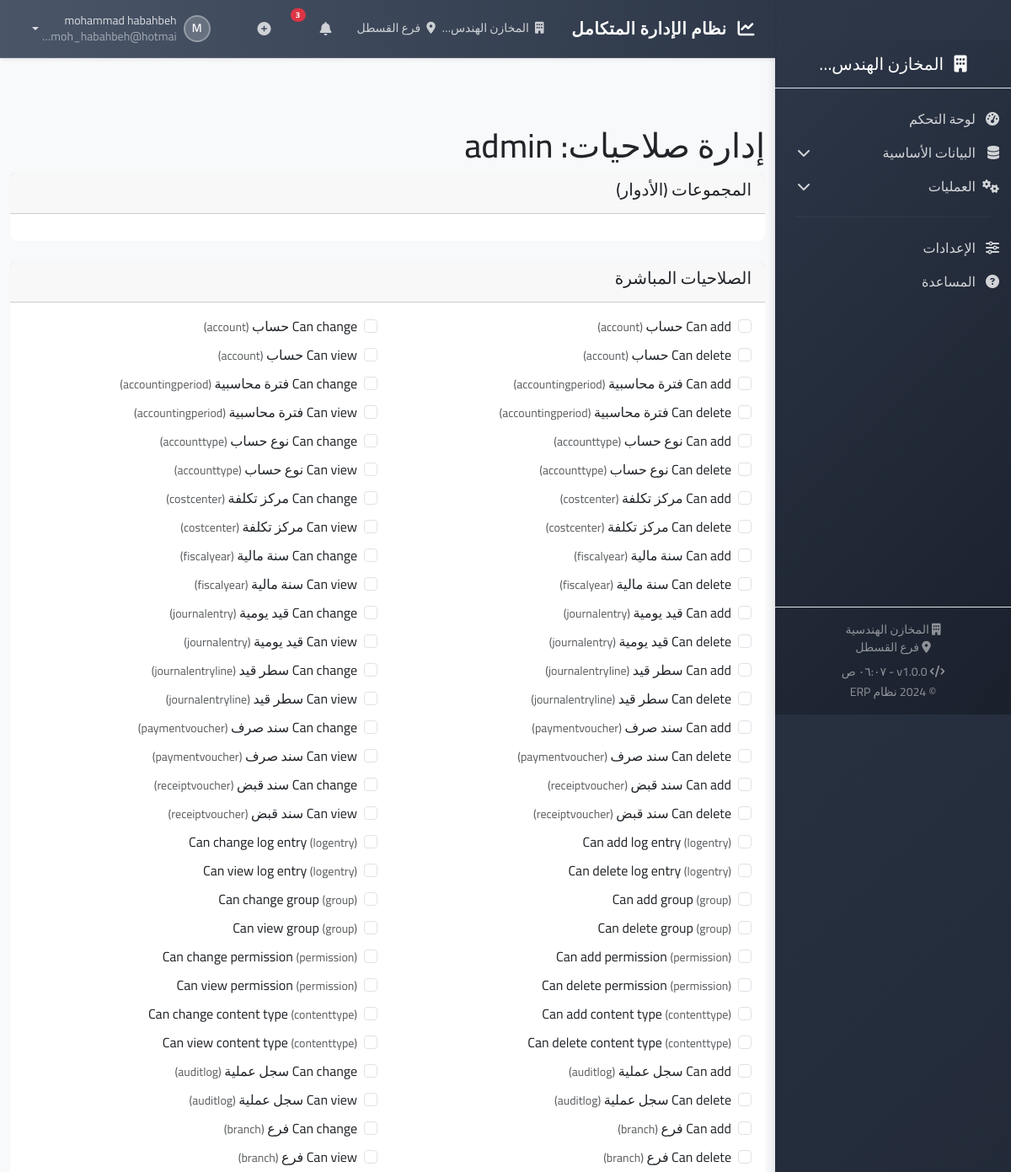
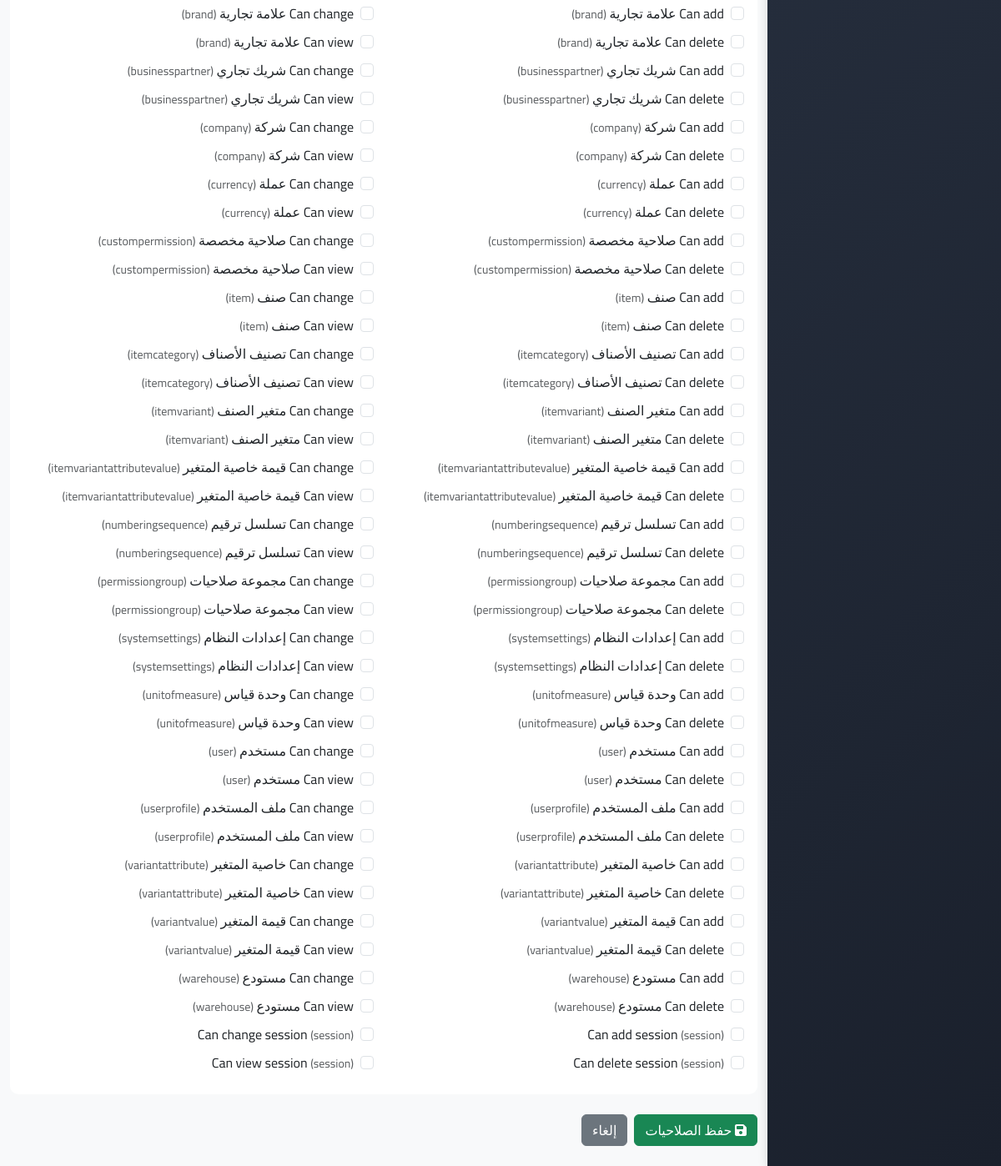
Screenshot of /users/1/permissions/ (signed in) with the database file from the repository (2 pictures, top to bottom).
### apps/core/models.py (models this page shows, shortened)
class Company(models.Model):
    name = models.CharField(_('اسم الشركة'), max_length=200)
    name_en = models.CharField(_('الاسم بالإنجليزية'), max_length=200)
    tax_number = models.CharField(_('الرقم الضريبي'), max_length=50, unique=True)
    commercial_register = models.CharField(_('السجل التجاري'), max_length=50, blank=True)
    phone = models.CharField(_('الهاتف'), max_length=20)
    email = models.EmailField(_('البريد الإلكتروني'))
    address = models.TextField(_('العنوان'))
    city = models.CharField(_('المدينة'), max_length=50)
    country = models.CharField(_('الدولة'), max_length=50, default='الأردن')
    logo = models.ImageField(_('الشعار'), upload_to='company_logos/', blank=True)
    fiscal_year_start_month = models.IntegerField(_('شهر بداية السنة المالية'), default=1,
                                                  validators=[MinValueValidator(1), MaxValueValidator(12)])
    fiscal_year_start_day = models.IntegerField(_('يوم بداية السنة المالية'), default=1,
                                                validators=[MinValueValidator(1), MaxValueValidator(31)])
    base_currency = models.ForeignKey(Currency, on_delete=models.PROTECT, verbose_name=_('العملة الأساسية'),
                                      related_name='companies')
    default_tax_rate = models.DecimalField(_('نسبة الضريبة الافتراضية %'), max_digits=5, decimal_places=2, default=16.0)
    is_active = models.BooleanField(_('نشطة'), default=True)
    created_at = models.DateTimeField(auto_now_add=True)
    updated_at = models.DateTimeField(auto_now=True)
    class Meta:
        verbose_name = _('شركة')
        verbose_name_plural = _('الشركات')

class Branch(models.Model):
    company = models.ForeignKey(Company, on_delete=models.CASCADE, related_name='branches', verbose_name=_('الشركة'))
    code = models.CharField(_('رمز الفرع'), max_length=10)
    name = models.CharField(_('اسم الفرع'), max_length=100)
    phone = models.CharField(_('الهاتف'), max_length=20, blank=True)
    email = models.EmailField(_('البريد الإلكتروني'), blank=True)
    address = models.TextField(_('العنوان'), blank=True)
    default_warehouse = models.ForeignKey(Warehouse, on_delete=models.SET_NULL, null=True, blank=True,
                                          verbose_name=_('المستودع الافتراضي'), related_name='default_for_branches')
    is_main = models.BooleanField(_('الفرع الرئيسي'), default=False)
    is_active = models.BooleanField(_('نشط'), default=True)
    created_at = models.DateTimeField(auto_now_add=True)
    updated_at = models.DateTimeField(auto_now=True)
    class Meta:
        verbose_name = _('فرع')
        verbose_name_plural = _('الفروع')
        unique_together = [['company', 'code']]

class User(AbstractUser):
    phone = models.CharField(_('رقم الهاتف'), max_length=20, blank=True)
    emp_number = models.CharField(_('رقم الموظف'), max_length=20, blank=True, unique=True, null=True)
    company = models.ForeignKey(Company, on_delete=models.PROTECT, verbose_name=_('الشركة'), null=True, blank=True)
    branch = models.ForeignKey(Branch, on_delete=models.PROTECT, verbose_name=_('الفرع'), null=True, blank=True)
    default_warehouse = models.ForeignKey(Warehouse, on_delete=models.SET_NULL, null=True, blank=True,
                                          verbose_name=_('المستودع الافتراضي'), related_name='default_users')
    max_discount_percentage = models.DecimalField(_('نسبة الخصم المسموحة'), max_digits=5, decimal_places=2, default=0)
    signature = models.ImageField(_('التوقيع'), upload_to='signatures/', blank=True)
    ui_language = models.CharField(_('لغة الواجهة'), max_length=5, choices=[('ar', _('العربية')), ('en', _('English'))],
                                   default='ar')
    theme = models.CharField(_('المظهر'), max_length=20,
                             choices=[('light', _('فاتح')), ('dark', _('داكن')), ('auto', _('تلقائي'))],
                             default='light')
    is_active = models.BooleanField(_('نشط'), default=True)
    created_at = models.DateTimeField(auto_now_add=True)
    updated_at = models.DateTimeField(auto_now=True)
    class Meta:
        verbose_name = _('مستخدم')
        verbose_name_plural = _('المستخدمون')
    def can_access_branch(self, branch):
        if self.is_superuser:
            return True
        if self.company == branch.company:
            return True
        if hasattr(self, 'profile'):
            allowed_branches = self.profile.allowed_branches.all()
            if allowed_branches.exists():
                return branch in allowed_branches
            return True
        return False

### apps/core/views/user_profile_views.py (the view, shortened to what this page needs)
# urls.py: path('users/<int:user_id>/permissions/', views.user_permissions_view, name='user_permissions'),
@login_required
def user_permissions_view(request, user_id):
    user_obj = get_object_or_404(User, pk=user_id)
    from django.contrib.auth.models import Group, Permission
    context = {
        'user_obj': user_obj,
        'all_groups': Group.objects.all(),
        'all_permissions': Permission.objects.all().select_related('content_type'),
        'user_groups': user_obj.groups.values_list('id', flat=True),
        'user_permissions': user_obj.user_permissions.values_list('id', flat=True),
    }
    return render(request, 'core/user_profiles/user_permissions.html', context)

### apps/core/context_processors.py (called while the page is built)
def system_settings(request):
    return {
        'SYSTEM_NAME': 'نظام ERP',
        'SYSTEM_VERSION': '1.0.0',
        'COMPANY_NAME': request.current_company.name if hasattr(request, 'current_company') and request.current_company else '',
        'BRANCH_NAME': request.current_branch.name if hasattr(request, 'current_branch') and request.current_branch else '',
        'CURRENCY': 'د.أ',  # الدينار الأردني
    }

### apps/core/templates/core/user_profiles/user_permissions.html (shortened to what this page needs)
{% extends 'base/base.html' %}
{% load i18n %}
{% block content %}
<div class="container-fluid py-4">
    <h1>إدارة صلاحيات: {{ user_obj.get_full_name|default:user_obj.username }}</h1>
    <form method="post">
        <div class="card mb-4">
            <div class="card-header">
                <h5>المجموعات (الأدوار)</h5>
            </div>
            <div class="card-body">
            </div>
        </div>
        <div class="card mb-4">
            <div class="card-header">
                <h5>الصلاحيات المباشرة</h5>
            </div>
            <div class="card-body">
                <div class="row">
                    {% for permission in all_permissions %}
                    <div class="col-md-6 mb-2">
                        <div class="form-check">
                            <input class="form-check-input" type="checkbox"
                                   name="permissions" value="{{ permission.id }}"
                                   {% if permission.id in user_permissions %}checked{% endif %}>
                            <label class="form-check-label">
                                {{ permission.name }}
                                <small class="text-muted">({{ permission.content_type.model }})</small>
                            </label>
                        </div>
                    </div>
                    {% endfor %}
                </div>
            </div>
        </div>
        <div class="d-flex gap-2">
            <button type="submit" class="btn btn-success">
                <i class="fas fa-save"></i> حفظ الصلاحيات
            </button>
            <a href="{% url 'core:user_detail' pk=user_obj.pk %}" class="btn btn-secondary">
                إلغاء
            </a>
        </div>
    </form>
</div>
{% endblock %}

### templates/includes/sidebar.html (shortened to what this page needs)
{% load i18n static %}
<div class="sidebar-wrapper">
    <div class="sidebar-header p-3 text-center border-bottom">
        <h5 class="text-white mb-0">
            <i class="fas fa-building me-2"></i>
            {% if request.current_company %}
                {{ request.current_company.name|truncatechars:15 }}
            {% else %}
                {% trans "نظام الإدارة" %}
            {% endif %}
        </h5>
    </div>
    <nav class="sidebar-nav">
        <ul class="nav flex-column">
            <li class="nav-item">
                <a class="nav-link {% if request.resolver_match.url_name == 'dashboard' %}active{% endif %}"
                   href="{% url 'core:dashboard' %}">
                    <i class="fas fa-tachometer-alt"></i>
                    <span>{% trans "لوحة التحكم" %}</span>
                </a>
            </li>
            {% if perms.core.view_businesspartner or perms.core.view_item or perms.core.view_itemcategory or perms.core.view_currency or user.is_superuser %}
            <li class="nav-item">
                <a class="nav-link collapsed" data-bs-toggle="collapse" data-bs-target="#masterDataMenu"
                   aria-expanded="false" aria-controls="masterDataMenu">
                    <i class="fas fa-database"></i>
                    <span>{% trans "البيانات الأساسية" %}</span>
                    <i class="fas fa-chevron-down ms-auto"></i>
                </a>
            </li>
            {% endif %}
            {% if perms.purchases or perms.sales or perms.inventory or perms.accounting or user.is_superuser %}
            <li class="nav-item">
                <a class="nav-link collapsed" data-bs-toggle="collapse" data-bs-target="#operationsMenu"
                   aria-expanded="false" aria-controls="operationsMenu">
                    <i class="fas fa-cogs"></i>
                    <span>{% trans "العمليات" %}</span>
                    <i class="fas fa-chevron-down ms-auto"></i>
                </a>
            </li>
            {% endif %}
            <li><hr class="sidebar-divider"></li>
            <li class="nav-item">
                <a class="nav-link" href="#" onclick="showComingSoon('الإعدادات')">
                    <i class="fas fa-sliders-h"></i>
                    <span>{% trans "الإعدادات" %}</span>
                </a>
            </li>
            <li class="nav-item">
                <a class="nav-link" href="#" onclick="showComingSoon('المساعدة')">
                    <i class="fas fa-question-circle"></i>
                    <span>{% trans "المساعدة" %}</span>
                </a>
            </li>
        </ul>
    </nav>
    <div class="sidebar-footer p-3 mt-auto border-top">
        <div class="text-center text-white-50">
            {% if request.current_company %}
            <small class="d-block"><i class="fas fa-building"></i> {{ request.current_company.name|truncatechars:20 }}</small>
            {% endif %}
            {% if request.current_branch %}
            <small class="d-block"><i class="fas fa-map-marker-alt"></i> {{ request.current_branch.name|truncatechars:20 }}</small>
            {% endif %}
            <small class="d-block mt-2">
                <i class="fas fa-code"></i> v1.0.0 -
                <span id="currentTime"></span>
            </small>
            <small>&copy; 2024 {% trans "نظام ERP" %}</small>
        </div>
    </div>
</div>

### templates/includes/navbar.html (shortened to what this page needs)
{% load i18n %}
<nav class="navbar navbar-expand-lg navbar-custom shadow-sm">
    <div class="container-fluid px-4">
        <div class="d-flex align-items-center">
            <h5 class="navbar-brand mb-0 text-white">
                <i class="fas fa-chart-line me-2"></i>
                {% trans "نظام الإدارة المتكامل" %}
            </h5>
        </div>
        <div class="navbar-nav ms-auto d-flex flex-row align-items-center">
            {% if user.is_authenticated %}
                <div class="nav-item me-3">
                    <div class="d-flex align-items-center text-white-75">
                        {% if request.current_company %}
                            <small>
                                <i class="fas fa-building me-1"></i>
                                {{ request.current_company.name|truncatechars:15 }}
                            </small>
                        {% endif %}
                        {% if request.current_branch %}
                            <small class="ms-2">
                                <i class="fas fa-map-marker-alt me-1"></i>
                                {{ request.current_branch.name|truncatechars:12 }}
                            </small>
                        {% endif %}
                    </div>
                </div>
                <div class="nav-item dropdown me-3">
                    <a class="nav-link position-relative text-white-75 hover-white" href="#" role="button" data-bs-toggle="dropdown">
                        <i class="fas fa-bell"></i>
                        <span class="position-absolute top-0 start-100 translate-middle badge rounded-pill bg-danger">
                            3
                        </span>
                    </a>
                </div>
                <div class="nav-item dropdown me-3">
                    <a class="nav-link text-white-75 hover-white" href="#" role="button" data-bs-toggle="dropdown">
                        <i class="fas fa-plus-circle"></i>
                    </a>
                </div>
                <div class="nav-item dropdown">
                    <a class="nav-link dropdown-toggle d-flex align-items-center text-white hover-white" href="#" role="button" data-bs-toggle="dropdown">
                        <div class="user-avatar me-2">
                            <span>{{ user.first_name.0|default:user.username.0|upper }}</span>
                        </div>
                        <div class="user-info d-none d-md-block">
                            <small class="d-block">{{ user.get_full_name|default:user.username }}</small>
                            <small class="text-white-50">{{ user.email|truncatechars:20 }}</small>
                        </div>
                    </a>
                </div>
            {% endif %}
        </div>
    </div>
</nav>

### static/css/style.css (style rules this page uses)
:root { --primary-color: #0d6efd; --secondary-color: #6c757d; --success-color: #198754; --danger-color: #dc3545; --warning-color: #ffc107; --info-color: #0dcaf0; }
body { font-family: 'Cairo', sans-serif; background-color: #f8f9fa; }
.sidebar .nav-link { color: #333; padding: 10px 20px; }
.card { border: none; border-radius: 10px; }
.user-avatar { width: 40px; height: 40px; border-radius: 50%; display: flex; align-items: center; justify-content: center; font-weight: bold; color: white; background: linear-gradient(135deg, #667eea 0%, #764ba2 100%); }

### templates/includes/sidebar.html (style rules this page uses)
.sidebar-wrapper { height: 100vh; display: flex; flex-direction: column; background: linear-gradient(135deg, #2d3748 0%, #1a202c 100%); }
.sidebar-nav { flex: 1; overflow-y: auto; padding: 1rem 0; }
.nav-link { color: rgba(255, 255, 255, 0.8) !important; padding: 0.75rem 1rem; margin: 0.1rem 0.5rem; border-radius: 0.5rem; transition: all 0.3s ease; display: flex; align-items: center; }
.nav-link i { width: 20px; margin-left: 0.5rem; }
.sidebar-divider { border-color: rgba(255, 255, 255, 0.2); margin: 1rem 1.5rem; }
.badge { font-size: 0.6rem; }

### templates/includes/navbar.html (style rules this page uses)
.navbar-custom { background: linear-gradient(90deg, #4a5568 0%, #2d3748 100%); border-bottom: 1px solid rgba(255, 255, 255, 0.1); position: sticky; top: 0; z-index: 1030; }
.navbar-custom .navbar-brand { font-weight: 600; letter-spacing: 0.5px; }
.text-white-75 { color: rgba(255, 255, 255, 0.75) !important; }
.text-white-50 { color: rgba(255, 255, 255, 0.5) !important; }
.user-avatar { width: 32px; height: 32px; border-radius: 50%; background: rgba(255, 255, 255, 0.2); display: flex; align-items: center; justify-content: center; font-weight: 600; font-size: 14px; color: white; border: 2px solid rgba(255, 255, 255, 0.3); }
.user-info { line-height: 1.2; }
.nav-link { transition: all 0.3s ease; border-radius: 8px; margin: 0 2px; padding: 0.5rem 0.75rem !important; }
.badge { animation: pulse 2s infinite; }

### templates/base/base.html (style rules this page uses)
body { font-family: 'Cairo', sans-serif; background-color: #f8f9fa; margin: 0; padding: 0; }
.navbar { position: sticky; top: 0; z-index: 1030; }

### rows the page displays
Company: current_company.name "المخازن الهندس…", current_company.name "المخازن الهندسية"
Branch: current_branch.name "فرع القسطل"
User: first_name.0 "M", get_full_name "mohammad habahbeh", email "moh_habahbeh@hotmai…"
User: get_full_name "admin"

### other values shown
{{ permission.name }} "Can add حساب"
{{ permission.content_type.model }} "account"
{{ permission.name }} "Can change حساب"
{{ permission.name }} "Can delete حساب"
{{ permission.name }} "Can view حساب"
{{ permission.name }} "Can add فترة محاسبية"
{{ permission.content_type.model }} "accountingperiod"
{{ permission.name }} "Can change فترة محاسبية"
{{ permission.name }} "Can delete فترة محاسبية"
{{ permission.name }} "Can view فترة محاسبية"
{{ permission.name }} "Can add نوع حساب"
{{ permission.content_type.model }} "accounttype"
{{ permission.name }} "Can change نوع حساب"
{{ permission.name }} "Can delete نوع حساب"
{{ permission.name }} "Can view نوع حساب"
